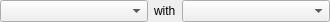
<?xml version="1.0" encoding="UTF-8"?>
<ui version="4.0">
 <class>DifferentialWidget</class>
 <widget class="QWidget" name="DifferentialWidget">
  <property name="geometry">
   <rect>
    <x>0</x>
    <y>0</y>
    <width>330</width>
    <height>20</height>
   </rect>
  </property>
  <property name="sizePolicy">
   <sizepolicy hsizetype="MinimumExpanding" vsizetype="Preferred">
    <horstretch>0</horstretch>
    <verstretch>0</verstretch>
   </sizepolicy>
  </property>
  <property name="windowTitle">
   <string>Form</string>
  </property>
  <layout class="QHBoxLayout" name="horizontalLayout">
   <property name="leftMargin">
    <number>0</number>
   </property>
   <property name="topMargin">
    <number>0</number>
   </property>
   <property name="rightMargin">
    <number>0</number>
   </property>
   <property name="bottomMargin">
    <number>0</number>
   </property>
   <item>
    <widget class="QComboBox" name="differentialOperandAComboBox"/>
   </item>
   <item>
    <widget class="QLabel" name="withLabel">
     <property name="sizePolicy">
      <sizepolicy hsizetype="Maximum" vsizetype="Preferred">
       <horstretch>0</horstretch>
       <verstretch>0</verstretch>
      </sizepolicy>
     </property>
     <property name="text">
      <string>with</string>
     </property>
    </widget>
   </item>
   <item>
    <widget class="QComboBox" name="differentialOperandBComboBox"/>
   </item>
  </layout>
 </widget>
 <resources/>
 <connections/>
</ui>
